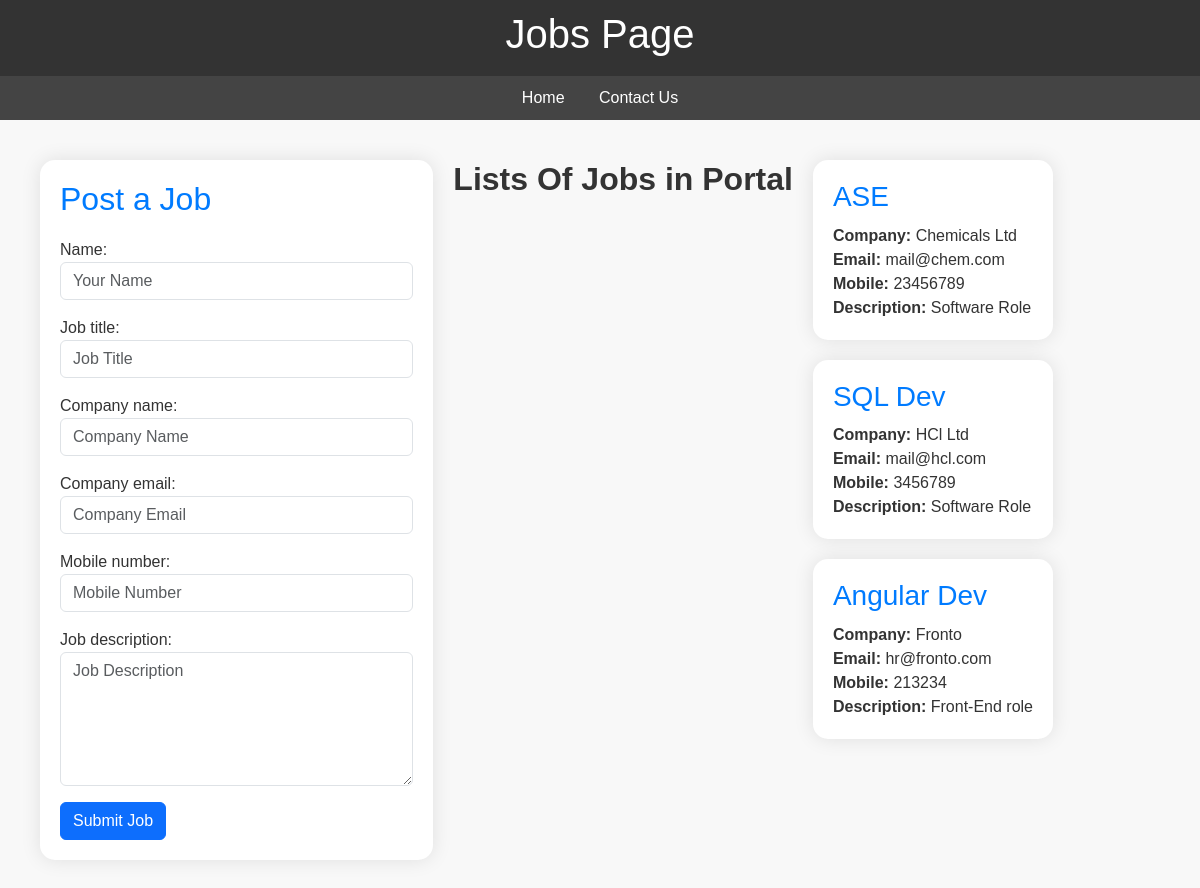
/jobs/job_details/, run on the app's committed database.
### jobs/models.py (models this page shows, shortened)
class JobPost(models.Model):
    name = models.CharField(max_length=100)
    job_title= models.CharField(max_length=20, primary_key= True)
    company_name=models.CharField(max_length=30)
    company_email = models.EmailField()
    mobile_number = models.CharField(max_length=15)
    job_description= models.TextField()

### jobs/views.py (the view)
# urls.py: path('job_details/',views.post_job, name='post_job'),
def post_job(request):
    if request.method=='POST':
        form=JobPostForm(request.POST)
        if form.is_valid():
            form.save()
            return HttpResponse('<h1>Job Added</h1>')
    else:
        form=JobPostForm()
    jobs = JobPost.objects.all()
    return render(request, 'jobs_page.html', {'form':form, 'jobs':jobs})

### jobs/forms.py
class JobPostForm(forms.ModelForm):
    class Meta:
        model = JobPost
        fields = ['name','job_title','company_name','company_email','mobile_number','job_description']
        widgets = {
            'name': forms.TextInput(attrs={'class': 'form-control', 'placeholder': 'Your Name'}),
            'job_title': forms.TextInput(attrs={'class': 'form-control', 'placeholder': 'Job Title'}),
            'company_name': forms.TextInput(attrs={'class': 'form-control', 'placeholder': 'Company Name'}),
            'company_email': forms.EmailInput(attrs={'class': 'form-control', 'placeholder': 'Company Email'}),
            'mobile_number': forms.TextInput(attrs={'class': 'form-control', 'placeholder': 'Mobile Number'}),
            'job_description': forms.Textarea(attrs={'class': 'form-control', 'rows': 5, 'placeholder': 'Job Description'}),
        }

### templates/jobs_page.html (shortened to what this page needs)
<!DOCTYPE html>
<html lang="en">
<head>
    <link href="https://cdn.jsdelivr.net/npm/bootstrap@5.3.2/dist/css/bootstrap.min.css" rel="stylesheet">
</head>
<body>
    <header>
        <h1>Jobs Page</h1>
    </header>
    <nav>
        <a href="{% url 'home' %}">Home</a>
        <a href="{% url 'contact_us' %}">Contact Us</a>
    </nav>
    <section>
        <div class="job-form">
            <h2>Post a Job</h2>
            <form method="post" action="{% url 'post_job' %}">
                {{ form.as_p }}
                <button type="submit" class="btn btn-primary">Submit Job</button>
            </form>
        </div>
        <div class="job-posts">
            <h2><strong>Lists Of Jobs in Portal</strong></h2>
            <div class="job-post-list">
                {% for job in jobs %}
                    <div class="job-post">
                        <h3>{{ job.job_title }}</h3>
                        <p><strong>Company:</strong> {{ job.company_name }}</p>
                        <p><strong>Email:</strong> {{ job.company_email }}</p>
                        <p><strong>Mobile:</strong> {{ job.mobile_number }}</p>
                        <p><strong>Description:</strong> {{ job.job_description }}</p>
                    </div>
                {% endfor %}
            </div>
        </div>
    </section>
</body>
</html>

### templates/jobs_page.html (style rules this page uses)
body { font-family: 'Arial', sans-serif; margin: 0; padding: 0; background-color: #f8f8f8; color: #333; background-image: url('https://images.pexels.com/photos/1181244/pexels-photo-1181244.jpeg?auto=compress&cs=tinysrgb&w=1260&h=750&dpr=2'); background-size: cover; background-position: center; }
header { background-color: #333; color: #fff; padding: 10px; text-align: center; }
section { display: flex; justify-content: space-between; margin: 20px; }
.job-form { flex: 1; background-color: #fff; padding: 20px; border-radius: 15px; box-shadow: 0 0 20px rgba(0, 0, 0, 0.1); margin-right: 20px; }
.job-form h2 { color: #007bff; margin-bottom: 20px; }
.job-posts { flex: 2; display: flex; flex-wrap: wrap; gap: 20px; }
.job-post { background-color: #fff; padding: 20px; border-radius: 15px; box-shadow: 0 0 20px rgba(0, 0, 0, 0.1); flex: 1 1 300px; margin-bottom: 20px; }
.job-post h3 { color: #007bff; margin-bottom: 10px; }
.job-post p { margin: 0; }
nav { background-color: #444; color: #fff; padding: 10px; text-align: center; }
nav a { color: #fff; text-decoration: none; margin: 0 15px; }
section { padding: 20px; }

### data on the page
JobPost: job_title "ASE", company_name "Chemicals Ltd", company_email "mail@chem.com", mobile_number "23456789", job_description "Software Role"
JobPost: job_title "SQL Dev", company_name "HCl Ltd", company_email "mail@hcl.com", mobile_number "3456789", job_description "Software Role"
JobPost: job_title "Angular Dev", company_name "Fronto", company_email "hr@fronto.com", mobile_number "213234", job_description "Front-End role"
